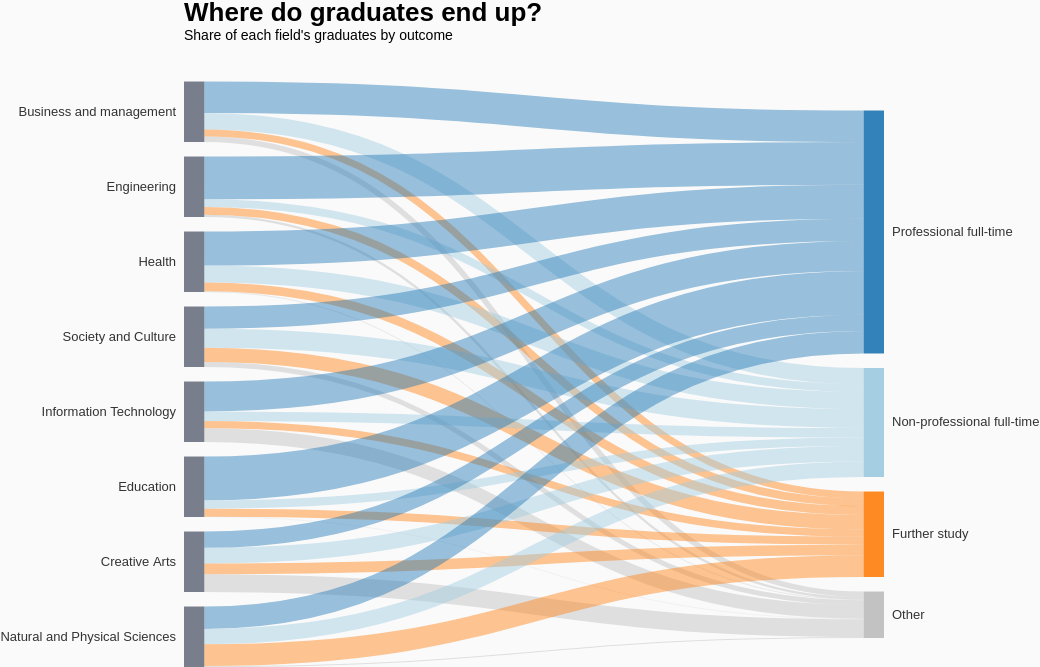

Specify this chart in Vega-Lite:
### Vega specification from a JSON file in a GitHub repository (floating-point values rounded to 4 significant figures)
{"$schema": "https://vega.github.io/schema/vega/v5.json", "description": "One-level Sankey: field of study -> graduate outcome", "width": 700, "height": 600, "padding": {"left": 240, "right": 210, "top": 70, "bottom": 20}, "background": "#fafafa", "title": {"text": "Where do graduates end up?", "subtitle": "Share of each field's graduates by outcome", "fontSize": 26, "subtitleFontSize": 14, "anchor": "start", "frame": "group", "offset": 24}, "signals": [{"name": "standardGap", "value": 3, "description": "Gap between boxes, as % of the tallest stack"}, {"name": "base", "value": "center", "description": "Stack offset: center or zero"}], "data": [{"name": "nodes", "values": [{"category": "Business and management", "stack": 1, "sort": 1, "labels": "left", "gap": 0}, {"category": "Engineering", "stack": 1, "sort": 2, "labels": "left", "gap": 0}, {"category": "Health", "stack": 1, "sort": 3, "labels": "left", "gap": 0}, {"category": "Society and Culture", "stack": 1, "sort": 4, "labels": "left", "gap": 0}, {"category": "Information Technology", "stack": 1, "sort": 5, "labels": "left", "gap": 0}, {"category": "Education", "stack": 1, "sort": 6, "labels": "left", "gap": 0}, {"category": "Creative Arts", "stack": 1, "sort": 7, "labels": "left", "gap": 0}, {"category": "Natural and Physical Sciences", "stack": 1, "sort": 8, "labels": "left", "gap": 0}, {"category": "Professional full-time", "stack": 2, "sort": 1, "labels": "right", "gap": 0}, {"category": "Non-professional full-time", "stack": 2, "sort": 2, "labels": "right", "gap": 0}, {"category": "Further study", "stack": 2, "sort": 3, "labels": "right", "gap": 0}, {"category": "Other", "stack": 2, "sort": 4, "labels": "right", "gap": 0}]}, {"name": "wide", "values": [{"source": "Business and management", "Professional full-time": 52.19, "Non-professional full-time": 27.01, "Further study": 11.6, "Other": 9.2}, {"source": "Engineering", "Professional full-time": 70.56, "Non-professional full-time": 12.84, "Further study": 12.7, "Other": 3.9}, {"source": "Health", "Professional full-time": 56.26, "Non-professional full-time": 27.96, "Further study": 14.63, "Other": 1.15}, {"source": "Society and Culture", "Professional full-time": 36.58, "Non-professional full-time": 31.42, "Further study": 23.9, "Other": 8.1}, {"source": "Information Technology", "Professional full-time": 49.5, "Non-professional full-time": 15.8, "Further study": 12.0, "Other": 22.7}, {"source": "Education", "Professional full-time": 72.41, "Non-professional full-time": 13.79, "Further study": 13.2, "Other": 0.6}, {"source": "Creative Arts", "Professional full-time": 27.03, "Non-professional full-time": 25.97, "Further study": 17.6, "Other": 29.4}, {"source": "Natural and Physical Sciences", "Professional full-time": 37.07, "Non-professional full-time": 25.33, "Further study": 35.9, "Other": 1.7}]}, {"name": "links", "source": "wide", "transform": [{"type": "fold", "fields": ["Professional full-time", "Non-professional full-time", "Further study", "Other"], "as": ["destination", "value"]}]}, {"name": "stacks", "source": "links", "transform": [{"type": "formula", "as": "end", "expr": "['source','destination']"}, {"type": "formula", "as": "name", "expr": "[datum.source, datum.destination]"}, {"type": "project", "fields": ["end", "name", "value"]}, {"type": "flatten", "fields": ["end", "name"]}, {"type": "lookup", "from": "nodes", "key": "category", "values": ["stack", "sort", "gap", "labels"], "fields": ["name"], "as": ["stack", "sort", "gap", "labels"]}, {"type": "aggregate", "fields": ["value", "stack", "sort", "gap", "labels"], "groupby": ["end", "name"], "ops": ["sum", "max", "max", "max", "max"], "as": ["value", "stack", "sort", "gap", "labels"]}, {"type": "aggregate", "fields": ["value", "stack", "sort", "gap", "labels"], "groupby": ["name"], "ops": ["max", "max", "max", "max", "max"], "as": ["value", "stack", "sort", "gap", "labels"]}]}, {"name": "maxValue", "source": "stacks", "transform": [{"type": "aggregate", "fields": ["value"], "groupby": ["stack"], "ops": ["sum"], "as": ["value"]}, {"type": "aggregate", "fields": ["value"], "ops": ["max"], "as": ["value"]}]}, {"name": "plottedStacks", "source": "stacks", "transform": [{"type": "formula", "as": "spacer", "expr": "(data('maxValue')[0].value/100)*(standardGap+datum.gap)"}, {"type": "formula", "as": "type", "expr": "['data','spacer']"}, {"type": "formula", "as": "spacedValue", "expr": "[datum.value, datum.spacer]"}, {"type": "flatten", "fields": ["type", "spacedValue"]}, {"type": "stack", "groupby": ["stack"], "sort": {"field": "sort", "order": "descending"}, "field": "spacedValue", "offset": {"signal": "base"}}, {"type": "formula", "expr": "(datum.value/2)+datum.y0", "as": "yc"}]}, {"name": "finalTable", "source": "plottedStacks", "transform": [{"type": "filter", "expr": "datum.type == 'data'"}]}, {"name": "linkTable", "source": "links", "transform": [{"type": "lookup", "from": "finalTable", "key": "name", "values": ["y0", "y1", "stack", "sort"], "fields": ["source"], "as": ["sourceStacky0", "sourceStacky1", "sourceStack", "sourceSort"]}, {"type": "lookup", "from": "finalTable", "key": "name", "values": ["y0", "y1", "stack", "sort"], "fields": ["destination"], "as": ["destinationStacky0", "destinationStacky1", "destinationStack", "destinationSort"]}, {"type": "stack", "groupby": ["source"], "sort": {"field": "destinationSort", "order": "descending"}, "field": "value", "offset": "zero", "as": ["syi0", "syi1"]}, {"type": "formula", "expr": "datum.syi0+datum.sourceStacky0", "as": "sy0"}, {"type": "stack", "groupby": ["destination"], "sort": {"field": "sourceSort", "order": "descending"}, "field": "value", "offset": "zero", "as": ["dyi0", "dyi1"]}, {"type": "formula", "expr": "datum.dyi0+datum.destinationStacky0", "as": "dy0"}, {"type": "formula", "expr": "(datum.value/2)+datum.sy0", "as": "syc"}, {"type": "formula", "expr": "(datum.value/2)+datum.dy0", "as": "dyc"}, {"type": "linkpath", "orient": "horizontal", "shape": "diagonal", "sourceY": {"expr": "scale('y', datum.syc)"}, "sourceX": {"expr": "scale('x', toNumber(datum.sourceStack)) + bandwidth('x')"}, "targetY": {"expr": "scale('y', datum.dyc)"}, "targetX": {"expr": "scale('x', datum.destinationStack)"}}, {"type": "formula", "expr": "range('y')[0]-scale('y', datum.value)", "as": "strokeWidth"}]}], "scales": [{"name": "x", "type": "band", "range": "width", "domain": {"data": "finalTable", "field": "stack"}, "paddingInner": 0.97}, {"name": "y", "type": "linear", "range": "height", "domain": {"data": "plottedStacks", "field": "y1"}, "zero": true}, {"name": "color", "type": "ordinal", "domain": ["Professional full-time", "Non-professional full-time", "Further study", "Other"], "range": ["#1f77b4", "#9ecae1", "#ff7f0e", "#bdbdbd"]}], "marks": [{"type": "rect", "from": {"data": "finalTable"}, "encode": {"update": {"x": {"scale": "x", "field": "stack"}, "width": {"scale": "x", "band": 1}, "y": {"scale": "y", "field": "y0"}, "y2": {"scale": "y", "field": "y1"}, "fill": {"signal": "datum.stack == 1 ? '#6b7280' : scale('color', datum.name)"}, "fillOpacity": {"value": 0.9}, "tooltip": {"signal": "{'Name': datum.name}"}}, "hover": {"fillOpacity": {"value": 1}}}}, {"type": "path", "name": "linkPaths", "from": {"data": "linkTable"}, "clip": true, "encode": {"update": {"path": {"field": "path"}, "strokeWidth": {"field": "strokeWidth"}, "stroke": {"field": "destination", "scale": "color"}, "strokeOpacity": {"value": 0.45}, "tooltip": {"signal": "{'Field': datum.source, 'Outcome': datum.destination, 'Share of graduates': format(datum.value, '.1f') + '%'}"}}, "hover": {"strokeOpacity": {"value": 0.85}}}}, {"type": "text", "from": {"data": "finalTable"}, "encode": {"update": {"x": {"signal": "datum.labels == 'left' ? scale('x', datum.stack) - 8 : scale('x', datum.stack) + bandwidth('x') + 8"}, "y": {"signal": "scale('y', datum.yc)"}, "text": {"field": "name"}, "align": {"signal": "datum.labels == 'left' ? 'right' : 'left'"}, "baseline": {"value": "middle"}, "fontSize": {"value": 13}, "fill": {"value": "#333333"}}}}]}
